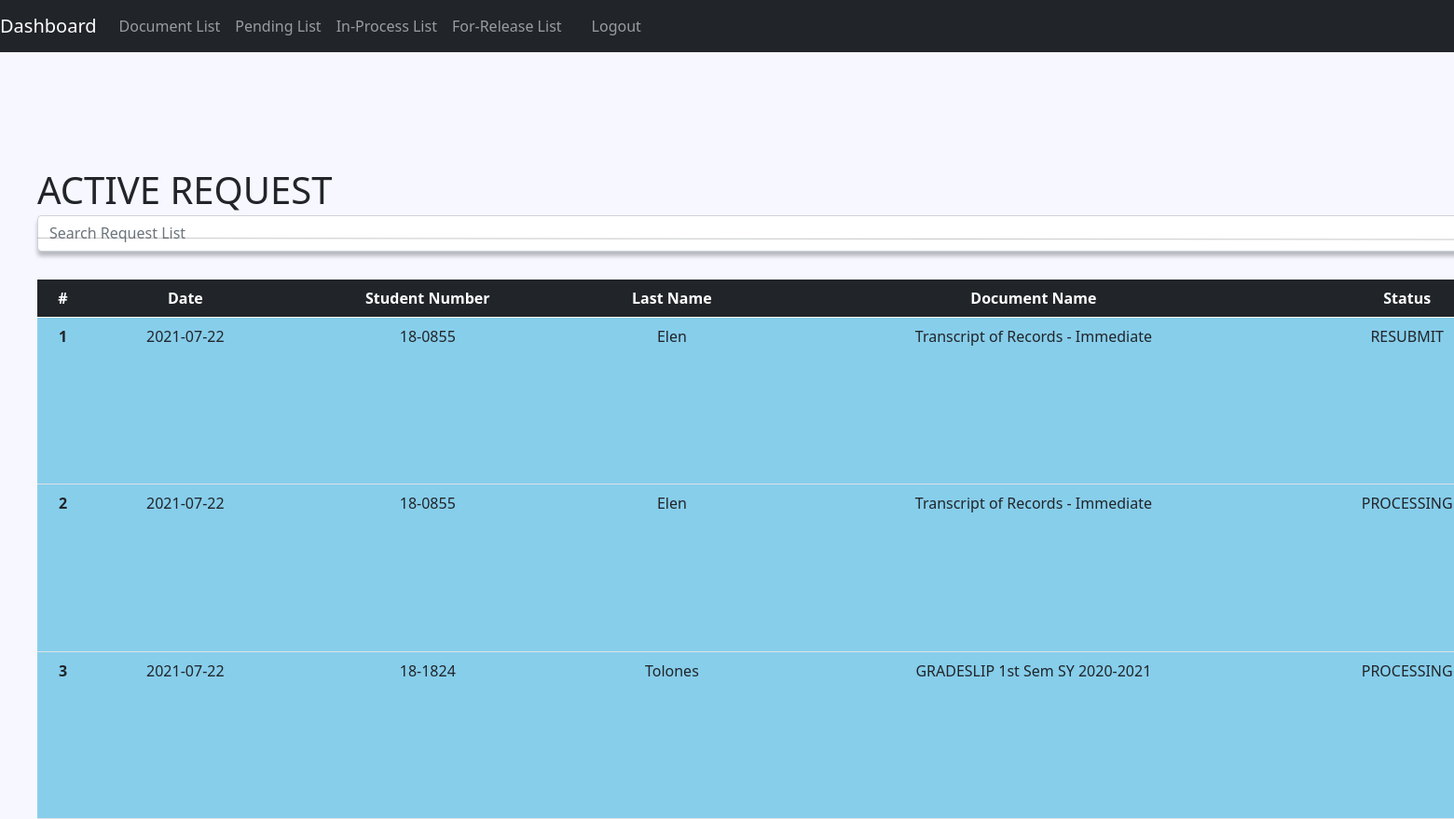
/optimized/public/registrar_view/dashboard.php, run on an earlier commit of the app's database.
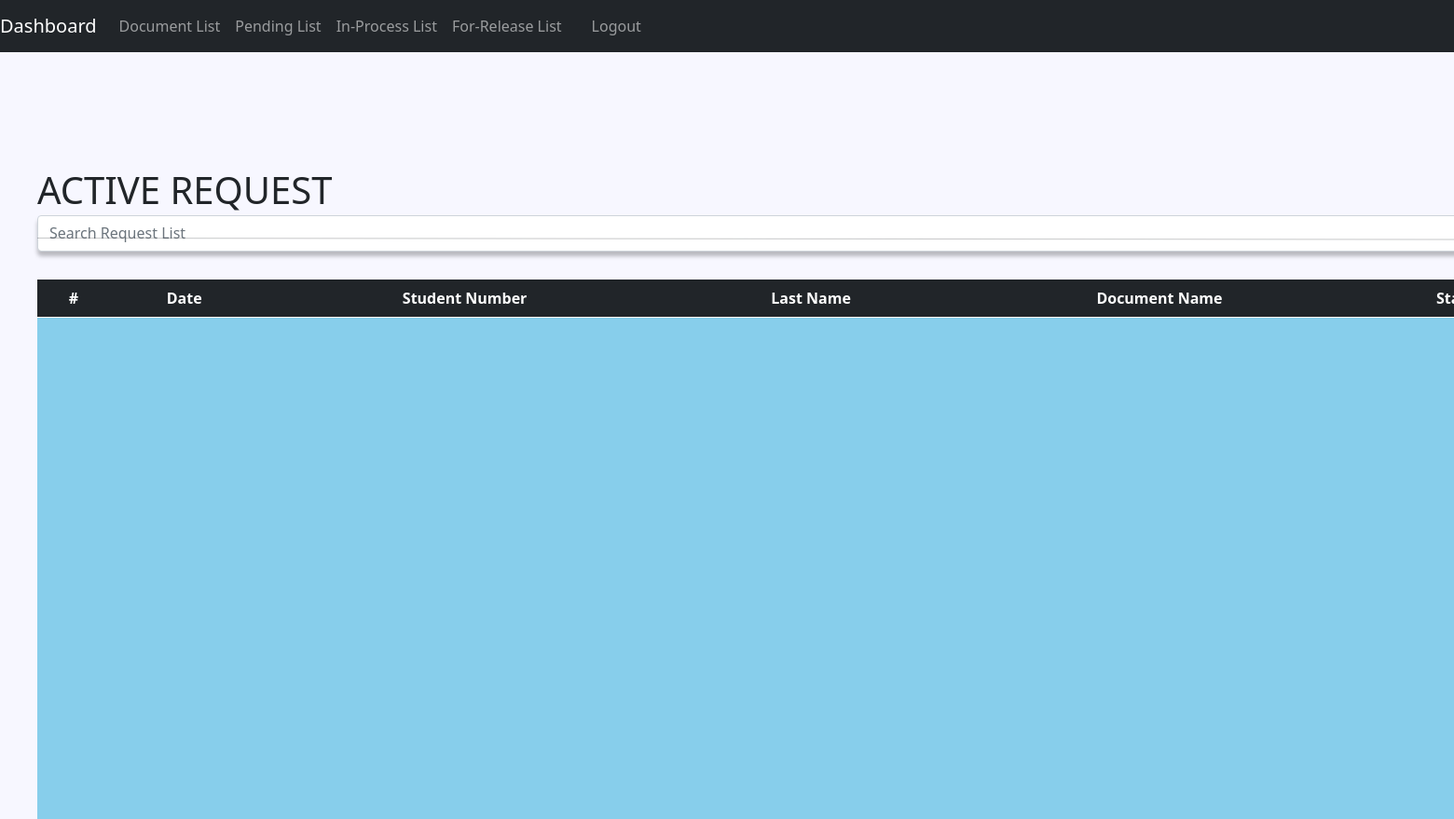
And on a later commit of the database.
### tables this page shows
CREATE TABLE `document_request` (
  `request_number` int(12) NOT NULL,
  `student_number` varchar(10) NOT NULL,
  `document_id` int(10) NOT NULL,
  `request_date` date NOT NULL,
  `request_status` varchar(20) NOT NULL,
  `remarks` longtext DEFAULT NULL,
  `upfile` varchar(2048) DEFAULT NULL,
  `upfile_name` varchar(128) DEFAULT NULL,
  `date_approved` date DEFAULT NULL,
  `date_released` date DEFAULT NULL,
  `date_finished` date DEFAULT NULL
);

CREATE TABLE `student_info` (
  `student_number` varchar(10) NOT NULL,
  `last_name` varchar(50) NOT NULL,
  `first_name` varchar(50) NOT NULL,
  `middle_name` varchar(50) NOT NULL,
  `full_name` varchar(128) NOT NULL,
  `course` varchar(128) NOT NULL,
  `year_of_enrollment` varchar(16) NOT NULL,
  `email` varchar(128) NOT NULL
);

CREATE TABLE `documents` (
  `document_id` int(10) NOT NULL,
  `document_name` varchar(50) NOT NULL,
  `requirements` longtext NOT NULL
);

### optimized/resource/opt2/active_table_view.php (the view, shortened to what this page needs)
<table class="table" style="position: absolute; width: 1825px; left: 40px; top: 300px; filter: drop-shadow(10px 10px 2px rgba(0, 0, 0, 0.25)); background-color: #87CEEB; text-align: center; background-color: #87CEEB;">
  <thead class="table-dark">
    <tr>
      <th scope="col">#</th>
      <th scope="col">Date</th>
      <th scope="col">Student Number</th>
      <th scope="col">Last Name</th>
      <th scope="col">Document Name</th>
      <th scope="col">Status</th>
    </tr>
  </thead>
  <tbody>
  <?php foreach ($requests as $i => $request): ?>
      <tr>
        <th scope="row"><?php echo $i + 1 ?></th>
        <td><?php echo $request['request_date']?></td>
        <td><?php echo $request['student_number']?></td>
        <td><?php echo $request['last_name']?></td>
        <td><?php echo $request['document_name']?></td>
        <td><?php echo $request['request_status']?></td>
      </tr>
    <?php endforeach ?>
  </tbody>
</table>

What changed in the data, as far as the page shows it:
removed document_request: request_date "2021-07-22", student_info.student_number "18-0855", student_info.last_name "Elen", document.document_name "Transcript of Records - Immediate", request_status "RESUBMIT"
removed document_request: request_date "2021-07-22", student_info.student_number "18-0855", student_info.last_name "Elen", document.document_name "Transcript of Records - Immediate", request_status "PROCESSING"
removed document_request: request_date "2021-07-22", student_info.student_number "18-1824", student_info.last_name "Tolones", document.document_name "GRADESLIP 1st Sem SY 2020-2021", request_status "PROCESSING"
